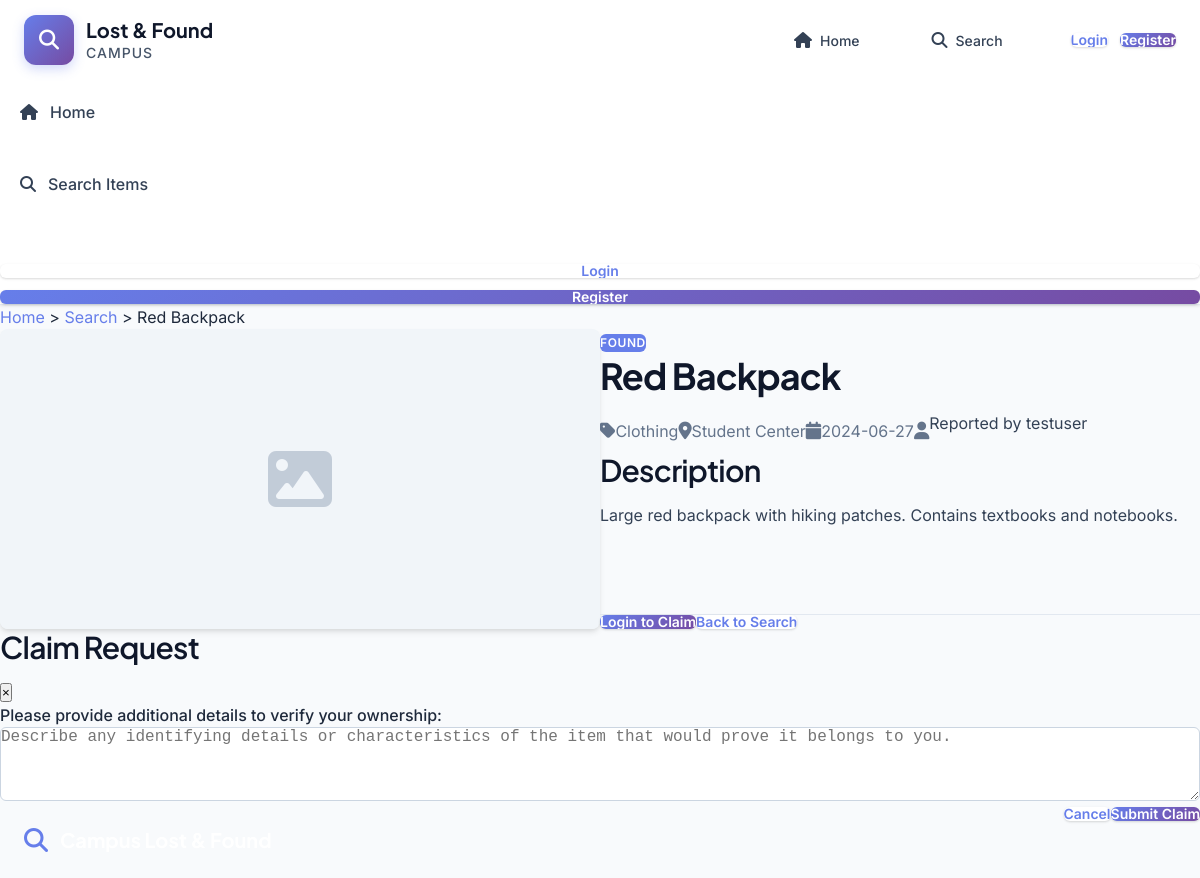
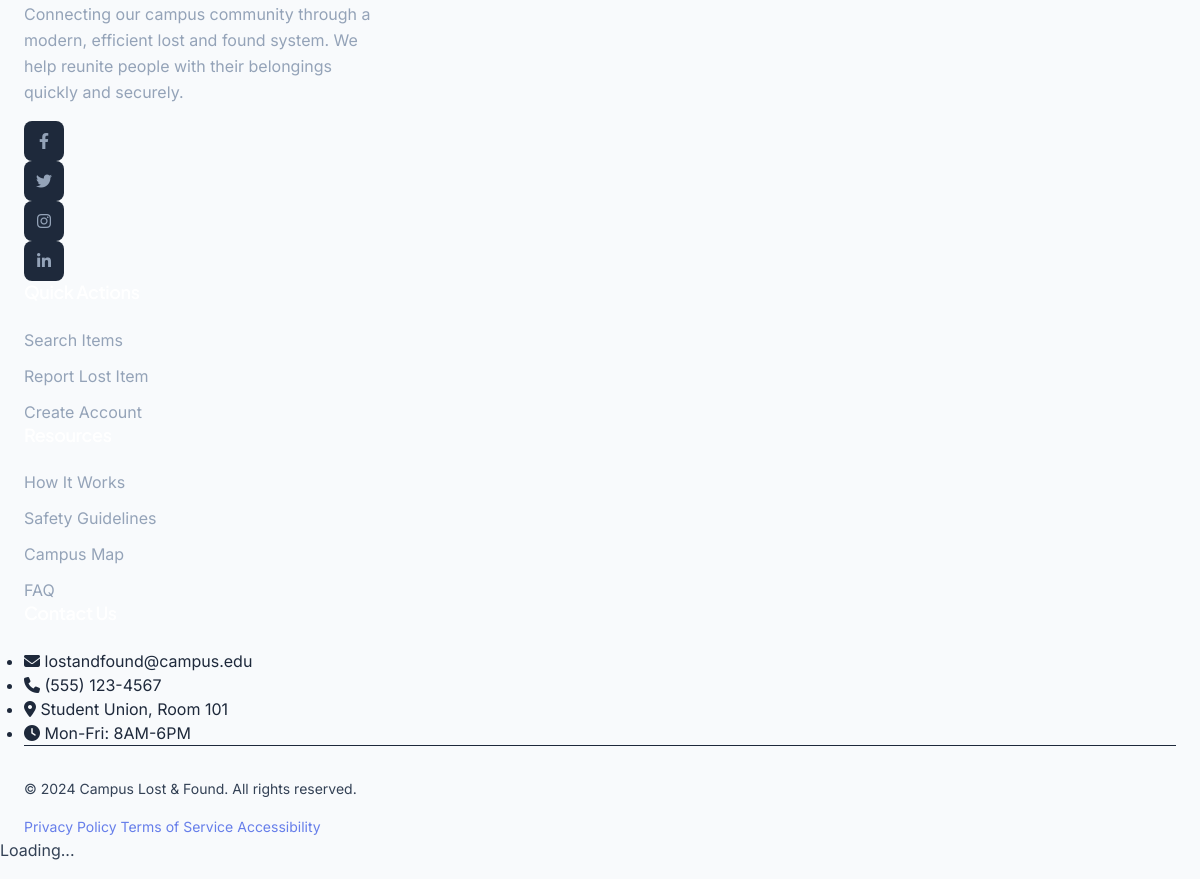
The app's page /item/2 with its own data (2 pictures, top to bottom).
### tables this page shows
CREATE TABLE items (
    id INTEGER PRIMARY KEY AUTOINCREMENT,
    name TEXT NOT NULL,
    description TEXT,
    category_id INTEGER NOT NULL,
    location TEXT NOT NULL,
    status TEXT NOT NULL, -- 'lost', 'found', 'claimed', 'returned'
    image_path TEXT,
    date_found TEXT NOT NULL,
    user_id INTEGER NOT NULL,
    approved INTEGER NOT NULL DEFAULT 0,
    created_at TIMESTAMP NOT NULL DEFAULT CURRENT_TIMESTAMP,
    FOREIGN KEY (category_id) REFERENCES categories (id),
    FOREIGN KEY (user_id) REFERENCES users (id)
);

CREATE TABLE categories (
    id INTEGER PRIMARY KEY AUTOINCREMENT,
    name TEXT NOT NULL UNIQUE
);

CREATE TABLE users (
    id INTEGER PRIMARY KEY AUTOINCREMENT,
    username TEXT NOT NULL,
    email TEXT UNIQUE NOT NULL,
    password TEXT NOT NULL,
    is_admin INTEGER NOT NULL DEFAULT 0,
    created_at TIMESTAMP NOT NULL DEFAULT CURRENT_TIMESTAMP
);

### app.py (the view)
@app.route('/item/<int:item_id>')
def view_item(item_id):
    conn = get_db_connection()
    item = conn.execute(
        '''
        SELECT items.*, categories.name AS category_name, users.username
        FROM items
        JOIN categories ON items.category_id = categories.id
        JOIN users ON items.user_id = users.id
        WHERE items.id = ?
        ''',
        (item_id,)
    ).fetchone()
    conn.close()
    if not item:
        flash('Item not found', 'error')
        return redirect(url_for('dashboard'))
    return render_template('item_detail.html', item=item)

### app.py (called while the page is built)
def get_db_connection():
    conn = sqlite3.connect(os.path.join('instance', 'database.db'))
    conn.row_factory = sqlite3.Row
    return conn

### templates/item_detail.html (shortened to what this page needs)
{% extends 'base.html' %}
{% block content %}
<div class="container mt-8 mb-8">
    <div class="breadcrumbs mb-4">
        <a href="{{ url_for('index') }}">Home</a> &gt;
        <a href="{{ url_for('search') }}">Search</a> &gt;
        <span>{{ item.name }}</span>
    </div>
    <div class="item-detail">
        <div class="item-image">
            <div class="card-image-container">
    {% if item.image_path %}
        <img src="{{ url_for('static', filename=item.image_path) }}" alt="{{ item.name }}" class="card-image">
    {% else %}
        <div class="card-image-placeholder">
            <i class="fas fa-image placeholder-icon"></i>
        </div>
    {% endif %}
</div>
        </div>
        <div class="item-info">
            <div class="item-info-header">
                <span class="badge badge-{{ item.status }} item-status" data-id="{{ item.id }}">{{ item.status|upper
                    }}</span>
                <h2 class="item-title">{{ item.name }}</h2>
            </div>
            <div class="item-meta">
                <div class="item-meta-item">
                    <i class="fas fa-tag item-meta-icon"></i>
                    <span>{{ item.category_name }}</span>
                </div>
                <div class="item-meta-item">
                    <i class="fas fa-map-marker-alt item-meta-icon"></i>
                    <span>{{ item.location }}</span>
                </div>
                <div class="item-meta-item">
                    <i class="fas fa-calendar item-meta-icon"></i>
                    <span>{{ item.date_found }}</span>
                </div>
                <div class="item-meta-item">
                    <i class="fas fa-user item-meta-icon"></i>
                    <p class="text-sm text-gray-500">Reported by {{ item.username }}</p>
                </div>
            </div>
            <div class="item-description">
                <h3>Description</h3>
                <p>{{ item.description }}</p>
            </div>
            <div class="item-actions">
                {% if session.get('user_id') %}
                {% if item.user_id == session.get('user_id') and item.status != 'returned' %}
                <button class="btn btn-success btn-return" data-id="{{ item.id }}">Mark as Returned</button>
                {% elif item.status == 'found' and item.user_id != session.get('user_id') %}
                <button class="btn btn-accent btn-claim" data-id="{{ item.id }}">Claim This Item</button>
                {% endif %}
                {% else %}
                <a href="{{ url_for('login') }}" class="btn btn-primary">Login to Claim</a>
                {% endif %}
                <a href="{{ url_for('search') }}" class="btn btn-secondary">Back to Search</a>
            </div>
        </div>
    </div>
</div>
<div class="modal claim-modal">
    <div class="modal-content">
        <div class="modal-header">
            <h3 class="modal-title">Claim Request</h3>
            <button class="close-modal">&times;</button>
        </div>
        <div class="modal-body">
            <form action="{{ url_for('claim_request', item_id=item.id) }}" method="POST">
                <div class="form-group">
                    <label for="description" class="form-label">Please provide additional details to verify your
                        ownership:</label>
                    <textarea id="description" name="description" class="form-control" rows="4" required
                        placeholder="Describe any identifying details or characteristics of the item that would prove it belongs to you."></textarea>
                </div>
                <div class="form-buttons">
                    <button type="button" class="btn btn-secondary close-modal">Cancel</button>
                    <button type="submit" class="btn btn-primary">Submit Claim</button>
                </div>
            </form>
        </div>
    </div>
</div>
{% endblock %}

### records on screen
items: name "Red Backpack", status "FOUND", location "Student Center", date_found "2024-06-27", description "Large red backpack with hiking patches. Contains textbooks and notebooks."
categories: category_name "Clothing"
users: username "testuser"
